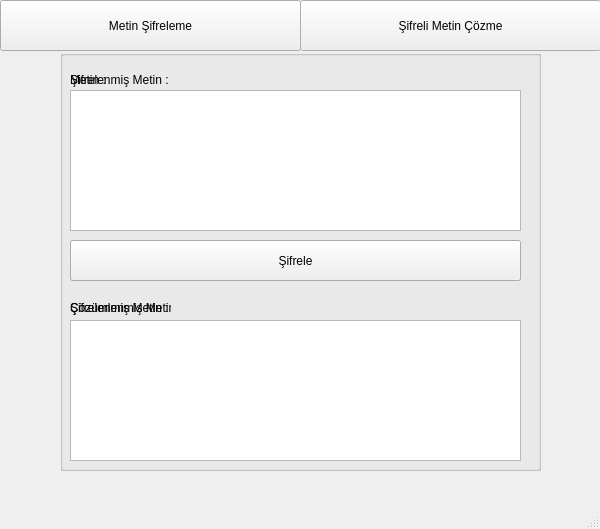
<?xml version="1.0" encoding="UTF-8"?>
<ui version="4.0">
 <class>MainWindow</class>
 <widget class="QMainWindow" name="MainWindow">
  <property name="geometry">
   <rect>
    <x>0</x>
    <y>0</y>
    <width>600</width>
    <height>529</height>
   </rect>
  </property>
  <property name="windowTitle">
   <string>Metin Şifreleme | Maresal PRM</string>
  </property>
  <widget class="QWidget" name="centralwidget">
   <widget class="QGroupBox" name="groupBox">
    <property name="geometry">
     <rect>
      <x>60</x>
      <y>50</y>
      <width>481</width>
      <height>421</height>
     </rect>
    </property>
    <property name="title">
     <string/>
    </property>
    <widget class="QTextBrowser" name="textBrowser">
     <property name="geometry">
      <rect>
       <x>10</x>
       <y>270</y>
       <width>451</width>
       <height>141</height>
      </rect>
     </property>
    </widget>
    <widget class="QTextEdit" name="textEdit">
     <property name="geometry">
      <rect>
       <x>10</x>
       <y>40</y>
       <width>451</width>
       <height>141</height>
      </rect>
     </property>
    </widget>
    <widget class="QPushButton" name="pushButton">
     <property name="geometry">
      <rect>
       <x>100</x>
       <y>190</y>
       <width>361</width>
       <height>41</height>
      </rect>
     </property>
     <property name="text">
      <string>Şifrele</string>
     </property>
    </widget>
    <widget class="QLabel" name="label_2">
     <property name="geometry">
      <rect>
       <x>10</x>
       <y>250</y>
       <width>101</width>
       <height>16</height>
      </rect>
     </property>
     <property name="text">
      <string>Şifrelenmiş Metin :</string>
     </property>
    </widget>
    <widget class="QLabel" name="label">
     <property name="geometry">
      <rect>
       <x>10</x>
       <y>20</y>
       <width>141</width>
       <height>20</height>
      </rect>
     </property>
     <property name="text">
      <string>Metin :</string>
     </property>
    </widget>
    <widget class="QComboBox" name="comboBox">
     <property name="geometry">
      <rect>
       <x>10</x>
       <y>190</y>
       <width>81</width>
       <height>41</height>
      </rect>
     </property>
     <item>
      <property name="text">
       <string>Low</string>
      </property>
     </item>
     <item>
      <property name="text">
       <string>Medium</string>
      </property>
     </item>
     <item>
      <property name="text">
       <string>Hard</string>
      </property>
     </item>
    </widget>
   </widget>
   <widget class="QPushButton" name="pushButton_2">
    <property name="geometry">
     <rect>
      <x>0</x>
      <y>0</y>
      <width>301</width>
      <height>51</height>
     </rect>
    </property>
    <property name="text">
     <string>Metin Şifreleme</string>
    </property>
   </widget>
   <widget class="QPushButton" name="pushButton_3">
    <property name="geometry">
     <rect>
      <x>300</x>
      <y>0</y>
      <width>301</width>
      <height>51</height>
     </rect>
    </property>
    <property name="text">
     <string>Şifreli Metin Çözme</string>
    </property>
   </widget>
   <widget class="QGroupBox" name="groupBox_2">
    <property name="geometry">
     <rect>
      <x>60</x>
      <y>50</y>
      <width>481</width>
      <height>421</height>
     </rect>
    </property>
    <property name="title">
     <string/>
    </property>
    <widget class="QTextBrowser" name="textBrowser_2">
     <property name="geometry">
      <rect>
       <x>10</x>
       <y>270</y>
       <width>451</width>
       <height>141</height>
      </rect>
     </property>
    </widget>
    <widget class="QTextEdit" name="textEdit_2">
     <property name="geometry">
      <rect>
       <x>10</x>
       <y>40</y>
       <width>451</width>
       <height>141</height>
      </rect>
     </property>
    </widget>
    <widget class="QPushButton" name="pushButton_6">
     <property name="geometry">
      <rect>
       <x>10</x>
       <y>190</y>
       <width>451</width>
       <height>41</height>
      </rect>
     </property>
     <property name="text">
      <string>Şifrele</string>
     </property>
    </widget>
    <widget class="QLabel" name="label_3">
     <property name="geometry">
      <rect>
       <x>10</x>
       <y>250</y>
       <width>101</width>
       <height>16</height>
      </rect>
     </property>
     <property name="text">
      <string>Çözümlenmiş Metin:</string>
     </property>
    </widget>
    <widget class="QLabel" name="label_4">
     <property name="geometry">
      <rect>
       <x>10</x>
       <y>20</y>
       <width>141</width>
       <height>20</height>
      </rect>
     </property>
     <property name="text">
      <string>Şifrelenmiş Metin :</string>
     </property>
    </widget>
   </widget>
  </widget>
  <widget class="QMenuBar" name="menubar">
   <property name="geometry">
    <rect>
     <x>0</x>
     <y>0</y>
     <width>600</width>
     <height>21</height>
    </rect>
   </property>
  </widget>
  <widget class="QStatusBar" name="statusbar"/>
 </widget>
 <resources/>
 <connections/>
</ui>
